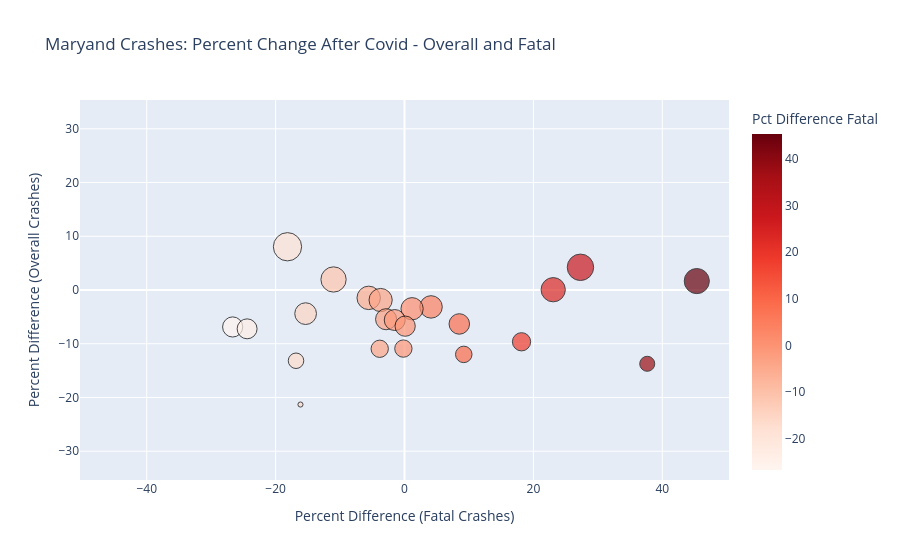

Source (notebook cell):
### Code cell
import plotly.express as px

# Set the max value for size normalization
max_size = final_df["Percent Difference"].max()

# Normalize size values to ensure all are positive and represent the actual value direction
normalized_size = (final_df["Percent Difference"] - final_df["Percent Difference"].min()) / (max_size - final_df["Percent Difference"].min())

# Create the scatter plot
fig = px.scatter(final_df, 
                 x="Pct Difference Fatal",  
                 y="Percent Difference",  
                 hover_name="COUNTY_DESC", 
                 color="Pct Difference Fatal",  
                 color_continuous_scale='Reds',
                 size=normalized_size,  # Using normalized values for sizes
                 title="Maryand Crashes: Percent Change After Covid - Overall and Fatal"
                 )

# Customize axes labels and ranges
max_diff = max(final_df["Percent Difference"].abs().max(), final_df["Pct Difference Fatal"].abs().max())
fig.update_layout(
    yaxis_title="Percent Difference (Overall Crashes)",
    xaxis_title="Percent Difference (Fatal Crashes)",
    yaxis=dict(range=[-max_diff+10, max_diff-10]),  
    xaxis=dict(range=[-max_diff-5, max_diff+5])  
)

# Update marker properties to have a black border
fig.update_traces(marker=dict(line=dict(width=1, color='Black')))

# Update hover template to show county name and X, Y values with only three significant digits
fig.update_traces(hovertemplate='%{hovertext}<br>X: %{x:.3}<br>Y: %{y:.3}')

# Display the figure
fig.show()

### Figure 1 — Plotly figure (JSON) as saved in the notebook; plotly's stock layout.template omitted (floating-point values rounded to 4 significant figures)
{"data": [{"hovertemplate": "%{hovertext}<br>X: %{x:.3}<br>Y: %{y:.3}", "hovertext": ["Allegany", "Prince George's", "Caroline", "Worcester", "Kent", "Dorchester", "Queen Anne's", "St. Mary's", "Washington", "Talbot", "Garrett", "Charles", "Harford", "Wicomico", "Somerset", "Baltimore", "Frederick", "Calvert", "Cecil", "Anne Arundel", "Carroll", "Howard", "Baltimore City", "Montgomery"], "legendgroup": "", "marker": {"color": [-18.16, 27.3, -11.01, 45.36, 23.08, -5.556, -3.704, 4.119, 1.176, -15.34, -2.857, -1.515, 8.503, 0.1011, -26.67, -24.42, 18.16, -0.1736, -3.846, 9.197, -16.84, 37.67, -16.14, 15.56], "coloraxis": "coloraxis", "line": {"color": "Black", "width": 1}, "size": [1, 0.8741, 0.7994, 0.7897, 0.7367, 0.6868, 0.6734, 0.6313, 0.6201, 0.59, 0.5559, 0.5509, 0.5268, 0.5133, 0.5084, 0.4969, 0.4175, 0.3758, 0.3747, 0.3402, 0.3012, 0.2826, 0.03288, 0], "sizemode": "area", "sizeref": 0.0025, "symbol": "circle"}, "mode": "markers", "name": "", "orientation": "v", "showlegend": false, "type": "scatter", "x": [-18.16, 27.3, -11.01, 45.36, 23.08, -5.556, -3.704, 4.119, 1.176, -15.34, -2.857, -1.515, 8.503, 0.1011, -26.67, -24.42, 18.16, -0.1736, -3.846, 9.197, -16.84, 37.67, -16.14, 15.56], "xaxis": "x", "y": [8.047, 4.226, 1.958, 1.662, 0.05417, -1.462, -1.867, -3.147, -3.487, -4.399, -5.437, -5.588, -6.319, -6.73, -6.878, -7.226, -9.638, -10.9, -10.94, -11.98, -13.17, -13.73, -21.31, -22.31], "yaxis": "y"}], "layout": {"coloraxis": {"colorbar": {"title": {"text": "Pct Difference Fatal"}}, "colorscale": [[0, "rgb(255,245,240)"], [0.125, "rgb(254,224,210)"], [0.25, "rgb(252,187,161)"], [0.375, "rgb(252,146,114)"], [0.5, "rgb(251,106,74)"], [0.625, "rgb(239,59,44)"], [0.75, "rgb(203,24,29)"], [0.875, "rgb(165,15,21)"], [1, "rgb(103,0,13)"]]}, "legend": {"itemsizing": "constant", "tracegroupgap": 0}, "title": {"text": "Maryand Crashes: Percent Change After Covid - Overall and Fatal"}, "xaxis": {"anchor": "y", "domain": [0, 1], "range": [-50.36, 50.36], "title": {"text": "Percent Difference (Fatal Crashes)"}}, "yaxis": {"anchor": "x", "domain": [0, 1], "range": [-35.36, 35.36], "title": {"text": "Percent Difference (Overall Crashes)"}}}}
